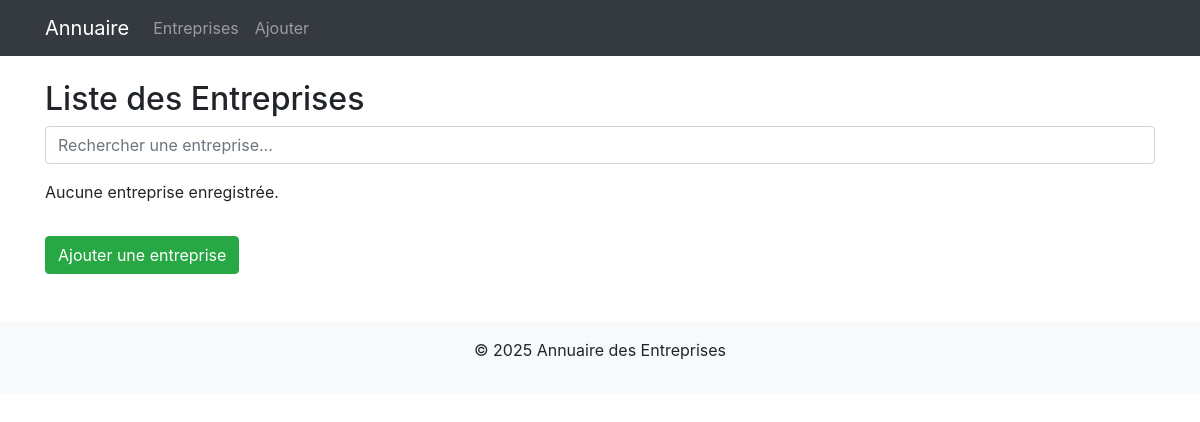
/entreprises/, run on an earlier commit of the app's database.
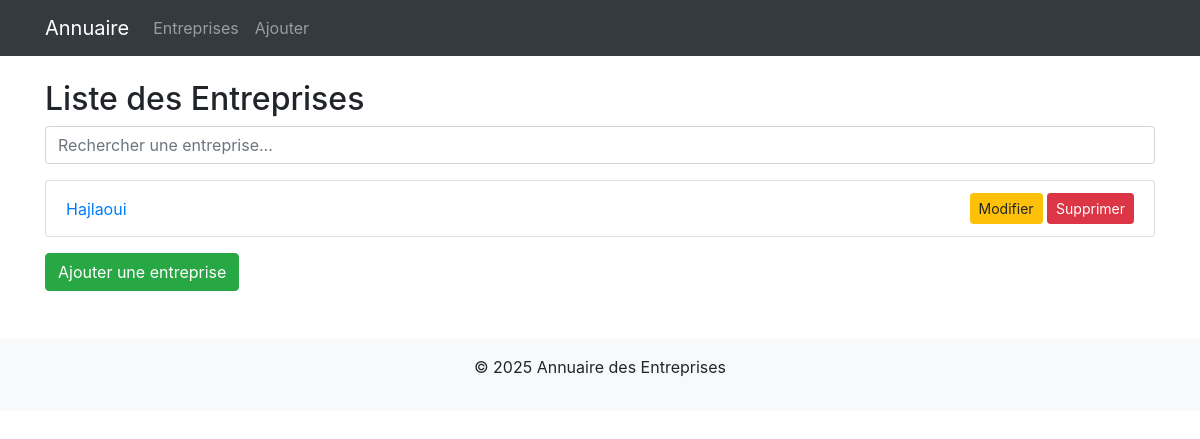
And on a later commit of the database.
### annuaire_app/models.py (models this page shows, shortened)
class Entreprise(models.Model):
    nom = models.CharField(max_length=255)
    secteur = models.CharField(max_length=100)
    description = models.TextField(blank=True, null=True)
    email = models.EmailField(unique=True)
    telephone = models.CharField(max_length=15)
    adresse = models.CharField(max_length=255)
    site_web = models.URLField(blank=True, null=True)
    date_creation = models.DateTimeField(auto_now_add=True)
    owner = models.ForeignKey(User, on_delete=models.CASCADE)

### annuaire_app/views.py (the view)
# urls.py: path('entreprises/', views.liste_entreprises, name='liste_entreprises'),
def liste_entreprises(request):
    entreprises = Entreprise.objects.all()
    return render(request, 'list.html', {'entreprises': entreprises})

### annuaire_app/templates/list.html (shortened to what this page needs)
{% extends 'base.html' %}
{% block content %}
<h2>Liste des Entreprises</h2>
<form method="GET" class="mb-3">
    <input type="text" name="q" placeholder="Rechercher une entreprise..." class="form-control">
</form>
<ul class="list-group">
    {% for entreprise in entreprises %}
    <li class="list-group-item d-flex justify-content-between align-items-center">
        <a href="{% url 'details_entreprise' entreprise.id %}">{{ entreprise.nom }}</a>
        <div>
            <a href="{% url 'modifier_entreprise' entreprise.id %}" class="btn btn-warning btn-sm">Modifier</a>
            <a href="{% url 'supprimer_entreprise' entreprise.id %}" class="btn btn-danger btn-sm">Supprimer</a>
        </div>
    </li>
    {% empty %}
    <p>Aucune entreprise enregistrée.</p>
    {% endfor %}
</ul>
<a href="{% url 'ajouter_entreprise' %}" class="btn btn-success mt-3">Ajouter une entreprise</a>
{% endblock %}

### annuaire_app/templates/base.html (shortened to what this page needs)
<!DOCTYPE html>
<html lang="fr">
<head>
    <link rel="stylesheet" href="https://cdn.jsdelivr.net/npm/bootstrap@5.3.0/dist/css/bootstrap.min.css">
    <link rel="stylesheet" href="https://cdn.jsdelivr.net/npm/bootstrap@4.1.3/dist/css/bootstrap.min.css"
>
    {% load static %}
    <link rel="stylesheet" href="{% static 'css/style.css' %}">
</head>
<body>
    <nav class="navbar navbar-expand-lg navbar-dark bg-dark">
        <div class="container">
            <a class="navbar-brand" href="{% url 'home' %}">Annuaire</a>
            <div class="collapse navbar-collapse">
                <ul class="navbar-nav">
                    <li class="nav-item"><a class="nav-link" href="{% url 'liste_entreprises' %}">Entreprises</a></li>
                    <li class="nav-item"><a class="nav-link" href="{% url 'ajouter_entreprise' %}">Ajouter</a></li>
                </ul>
            </div>
        </div>
    </nav>
    <div class="container mt-4">
        {% block content %}{% endblock %}
    </div>
    <footer class="text-center mt-5 py-3 bg-light">
        <p>© 2025 Annuaire des Entreprises</p>
    </footer>
</body>
</html>

What changed in the data, as far as the page shows it:
added Entreprise: nom "Hajlaoui"
Also different on the page:
text no longer shown: "Aucune entreprise enregistrée."
